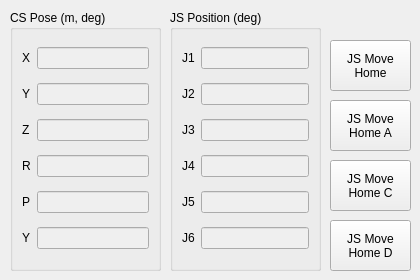
    <widget class="QWidget" name="tab_5">
     <attribute name="title">
      <string>Robot Pose</string>
     </attribute>
     <widget class="QGroupBox" name="groupBox_3">
      <property name="geometry">
       <rect>
        <x>10</x>
        <y>10</y>
        <width>151</width>
        <height>261</height>
       </rect>
      </property>
      <property name="title">
       <string>CS Pose (m, deg)</string>
      </property>
      <property name="flat">
       <bool>false</bool>
      </property>
      <layout class="QGridLayout" name="gridLayout_2">
       <item row="0" column="0">
        <widget class="QLabel" name="labelActualX_1">
         <property name="text">
          <string>X</string>
         </property>
        </widget>
       </item>
       <item row="0" column="1">
        <widget class="QLineEdit" name="lineEdit_robotAActualX_1">
         <property name="enabled">
          <bool>false</bool>
         </property>
         <property name="alignment">
          <set>Qt::AlignRight|Qt::AlignTrailing|Qt::AlignVCenter</set>
         </property>
        </widget>
       </item>
       <item row="1" column="0">
        <widget class="QLabel" name="labelActualX_2">
         <property name="text">
          <string>Y</string>
         </property>
        </widget>
       </item>
       <item row="1" column="1">
        <widget class="QLineEdit" name="lineEdit_robotAActualX_2">
         <property name="enabled">
          <bool>false</bool>
         </property>
         <property name="alignment">
          <set>Qt::AlignRight|Qt::AlignTrailing|Qt::AlignVCenter</set>
         </property>
        </widget>
       </item>
       <item row="2" column="0">
        <widget class="QLabel" name="labelActualX_3">
         <property name="text">
          <string>Z</string>
         </property>
        </widget>
       </item>
       <item row="2" column="1">
        <widget class="QLineEdit" name="lineEdit_robotAActualX_3">
         <property name="enabled">
          <bool>false</bool>
         </property>
         <property name="alignment">
          <set>Qt::AlignRight|Qt::AlignTrailing|Qt::AlignVCenter</set>
         </property>
        </widget>
       </item>
       <item row="3" column="0">
        <widget class="QLabel" name="labelActualX_4">
         <property name="text">
          <string>R</string>
         </property>
        </widget>
       </item>
       <item row="3" column="1">
        <widget class="QLineEdit" name="lineEdit_robotAActualX_4">
         <property name="enabled">
          <bool>false</bool>
         </property>
         <property name="alignment">
          <set>Qt::AlignRight|Qt::AlignTrailing|Qt::AlignVCenter</set>
         </property>
        </widget>
       </item>
       <item row="4" column="0">
        <widget class="QLabel" name="labelActualX_5">
         <property name="text">
          <string>P</string>
         </property>
        </widget>
       </item>
       <item row="4" column="1">
        <widget class="QLineEdit" name="lineEdit_robotAActualX_5">
         <property name="enabled">
          <bool>false</bool>
         </property>
         <property name="alignment">
          <set>Qt::AlignRight|Qt::AlignTrailing|Qt::AlignVCenter</set>
         </property>
        </widget>
       </item>
       <item row="5" column="0">
        <widget class="QLabel" name="labelActualX_6">
         <property name="text">
          <string>Y</string>
         </property>
        </widget>
       </item>
       <item row="5" column="1">
        <widget class="QLineEdit" name="lineEdit_robotAActualX_6">
         <property name="enabled">
          <bool>false</bool>
         </property>
         <property name="alignment">
          <set>Qt::AlignRight|Qt::AlignTrailing|Qt::AlignVCenter</set>
         </property>
        </widget>
       </item>
      </layout>
     </widget>
     <widget class="QPushButton" name="pushButton_setUIJSPosition_1">
      <property name="enabled">
       <bool>true</bool>
      </property>
      <property name="geometry">
       <rect>
        <x>330</x>
        <y>100</y>
        <width>81</width>
        <height>51</height>
       </rect>
      </property>
      <property name="text">
       <string>JS Move
Home A</string>
      </property>
     </widget>
     <widget class="QPushButton" name="pushButton_setUIJSPosition_2">
      <property name="enabled">
       <bool>true</bool>
      </property>
      <property name="geometry">
       <rect>
        <x>330</x>
        <y>160</y>
        <width>81</width>
        <height>51</height>
       </rect>
      </property>
      <property name="text">
       <string>JS Move
Home C</string>
      </property>
     </widget>
     <widget class="QPushButton" name="pushButton_setUIJSPosition_3">
      <property name="enabled">
       <bool>true</bool>
      </property>
      <property name="geometry">
       <rect>
        <x>330</x>
        <y>220</y>
        <width>81</width>
        <height>51</height>
       </rect>
      </property>
      <property name="text">
       <string>JS Move
Home D</string>
      </property>
     </widget>
     <widget class="QGroupBox" name="groupBox_4">
      <property name="geometry">
       <rect>
        <x>170</x>
        <y>10</y>
        <width>151</width>
        <height>261</height>
       </rect>
      </property>
      <property name="title">
       <string>JS Position (deg)</string>
      </property>
      <property name="flat">
       <bool>false</bool>
      </property>
      <layout class="QGridLayout" name="gridLayout_3">
       <item row="0" column="0">
        <widget class="QLabel" name="labelActualQ_11">
         <property name="text">
          <string>J1</string>
         </property>
        </widget>
       </item>
       <item row="1" column="0">
        <widget class="QLabel" name="labelActualQ_12">
         <property name="text">
          <string>J2</string>
         </property>
        </widget>
       </item>
       <item row="2" column="0">
        <widget class="QLabel" name="labelActualQ_13">
         <property name="text">
          <string>J3</string>
         </property>
        </widget>
       </item>
       <item row="3" column="0">
        <widget class="QLabel" name="labelActualQ_14">
         <property name="text">
          <string>J4</string>
         </property>
        </widget>
       </item>
       <item row="4" column="0">
        <widget class="QLabel" name="labelActualQ_15">
         <property name="text">
          <string>J5</string>
         </property>
        </widget>
       </item>
       <item row="5" column="0">
        <widget class="QLabel" name="labelActualQ_16">
         <property name="text">
          <string>J6</string>
         </property>
        </widget>
       </item>
       <item row="0" column="1">
        <widget class="QLineEdit" name="lineEdit_robotAActualQ_1">
         <property name="enabled">
          <bool>false</bool>
         </property>
         <property name="alignment">
          <set>Qt::AlignRight|Qt::AlignTrailing|Qt::AlignVCenter</set>
         </property>
        </widget>
       </item>
       <item row="1" column="1">
        <widget class="QLineEdit" name="lineEdit_robotAActualQ_2">
         <property name="enabled">
          <bool>false</bool>
         </property>
         <property name="alignment">
          <set>Qt::AlignRight|Qt::AlignTrailing|Qt::AlignVCenter</set>
         </property>
        </widget>
       </item>
       <item row="2" column="1">
        <widget class="QLineEdit" name="lineEdit_robotAActualQ_3">
         <property name="enabled">
          <bool>false</bool>
         </property>
         <property name="alignment">
          <set>Qt::AlignRight|Qt::AlignTrailing|Qt::AlignVCenter</set>
         </property>
        </widget>
       </item>
       <item row="3" column="1">
        <widget class="QLineEdit" name="lineEdit_robotAActualQ_4">
         <property name="enabled">
          <bool>false</bool>
         </property>
         <property name="alignment">
          <set>Qt::AlignRight|Qt::AlignTrailing|Qt::AlignVCenter</set>
         </property>
        </widget>
       </item>
       <item row="4" column="1">
        <widget class="QLineEdit" name="lineEdit_robotAActualQ_5">
         <property name="enabled">
          <bool>false</bool>
         </property>
         <property name="alignment">
          <set>Qt::AlignRight|Qt::AlignTrailing|Qt::AlignVCenter</set>
         </property>
        </widget>
       </item>
       <item row="5" column="1">
        <widget class="QLineEdit" name="lineEdit_robotAActualQ_6">
         <property name="enabled">
          <bool>false</bool>
         </property>
         <property name="alignment">
          <set>Qt::AlignRight|Qt::AlignTrailing|Qt::AlignVCenter</set>
         </property>
        </widget>
       </item>
      </layout>
     </widget>
     <widget class="QPushButton" name="pushButton_setUIJSPosition_0">
      <property name="enabled">
       <bool>true</bool>
      </property>
      <property name="geometry">
       <rect>
        <x>330</x>
        <y>40</y>
        <width>81</width>
        <height>51</height>
       </rect>
      </property>
      <property name="text">
       <string>JS Move
Home</string>
      </property>
     </widget>
    </widget>
